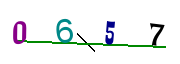
#> input picture test_images/1.png, 180 x 64 px
$ python -i Nke_AI.py   (imports and definitions only)
#> lines starting #> are read from the running program, lines starting #| are printed output that depends on the picture; after the words box and inside, x2 and y2 are one past the last pixel; in counts of white or black regions, pixels touching at a corner belong together
#> further down, picture is the input picture: shape (64, 180, 3); mean B, G, R 240.6, 240.2, 236.9
import numpy as np
import matplotlib.pyplot as plt
import cv2
import utils
from collections import Counter
from typing import List
import os

# ============ НАСТРОЙКИ ============
NUM_OF_IMAGES = 4

# ============ УЛУЧШЕННАЯ ОБРАБОТКА КАПЧ ============

def remove_lines_and_noise(img):
    """Удаление линий и шума с капчи"""

    # Конвертируем в оттенки серого
    gray = cv2.cvtColor(img, cv2.COLOR_BGR2GRAY)
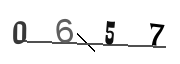
#> gray: shape (64, 180); min 0, max 255, mean 239.3

    # Инвертируем цвета (чтобы цифры были белыми на черном фоне)
    gray = cv2.bitwise_not(gray)
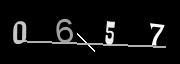
#> gray: shape (64, 180); min 0, max 255, mean 15.7

    # Медианный фильтр для удаления шума
    denoised = cv2.medianBlur(gray, 3)

    # Используем пороговую обработку для выделения цифр
    _, binary = cv2.threshold(denoised, 150, 255, cv2.THRESH_BINARY)
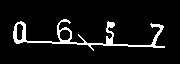
#> binary: shape (64, 180); 7.3% white; 1 white region, box (x1, y1, x2, y2) and area: (13, 19, 165, 51) 839

    # Удаляем маленькие объекты (шум)
    kernel = np.ones((2, 2), np.uint8)
    cleaned = cv2.morphologyEx(binary, cv2.MORPH_OPEN, kernel)
#> cleaned: shape (64, 180); 7% white; 2 white regions, box (x1, y1, x2, y2) and area: (14, 22, 166, 49) 785, (62, 20, 71, 24) 23
    cleaned = cv2.morphologyEx(cleaned, cv2.MORPH_CLOSE, kernel)
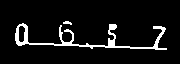
#> cleaned: shape (64, 180); 7% white; 2 white regions, box (x1, y1, x2, y2) and area: (15, 23, 167, 50) 788, (63, 21, 72, 25) 23

    return cleaned


def split_into_digits(img):
    """Разделение капчи на отдельные цифры"""
    h, w = img.shape
#> h = 64; w = 180
    digit_width = w // NUM_OF_IMAGES
#> digit_width = 45
    digits = []

    for i in range(NUM_OF_IMAGES):
        # Вырезаем цифру
        digit = img[:, i * digit_width:(i + 1) * digit_width]

        # Находим границы цифры
        contours, _ = cv2.findContours(digit, cv2.RETR_EXTERNAL, cv2.CHAIN_APPROX_SIMPLE)

        if contours:
            # Находим bounding box цифры
            x, y, dw, dh = cv2.boundingRect(max(contours, key=cv2.contourArea))

            # Добавляем отступы
            padding = 4
            x1 = max(0, x - padding)
            y1 = max(0, y - padding)
            x2 = min(digit.shape[1], x + dw + padding)
            y2 = min(digit.shape[0], y + dh + padding)

            # Вырезаем и центрируем
            digit = digit[y1:y2, x1:x2]

        # Изменяем размер до 28x28
        if digit.size > 0:
            digit = cv2.resize(digit, (28, 28))
        else:
            digit = np.zeros((28, 28))

        # Нормализуем
        digit = digit.astype(np.float32) / 255.0

        digits.append(digit)
#> this loop made 4 passes
#> (x, y, dw, dh, x1, y1, x2, y2) on passes 1 to 4: (15, 23, 30, 23, 11, 19, 45, 50), (0, 25, 45, 22, 0, 21, 45, 51), (0, 24, 45, 25, 0, 20, 45, 53), (0, 26, 32, 24, 0, 22, 36, 54)
#> pass 1, in split_into_digits, `digit = img[:, i * digit_width:(i + 1) * digit_width]`:
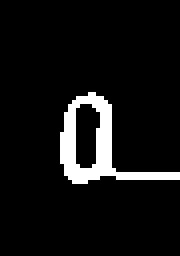
#> digit: shape (64, 45) (shown 4 times larger); 7.2% white; 1 white region, box (x1, y1, x2, y2) and area: (15, 23, 45, 46) 206
#> pass 1, in split_into_digits, `digit = cv2.resize(digit, (28, 28))`:
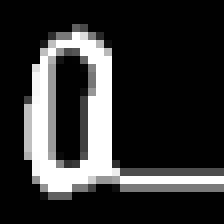
#> digit: shape (28, 28) (shown 8 times larger); min 0, max 255, mean 49.7
#> after the loop:
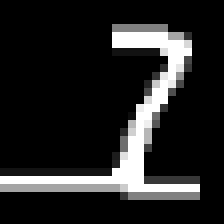
#> digit: shape (28, 28) float32 (shown 8 times larger); min 0, max 1, mean 0.145
#> after the loop, digits = 4 items

    return digits


def preprocess_captcha_complete(img):
    """Полная предобработка капчи"""
    # Удаляем линии и шум
    cleaned = remove_lines_and_noise(img)
    # Разделяем на цифры
    digits = split_into_digits(cleaned)
#> digits = 4 items
    return digits


# ============ НЕЙРОСЕТЬ ============

class NeuralNetwork:
    # [11 lines left out: function __init__, not called in this run]

    def sigmoid(self, x):
        return 1 / (1 + np.exp(-np.clip(x, -500, 500)))

    # [7 lines left out: function forward, not called in this run]

    def predict(self, X):
        output = self.forward(X)
        return np.argmax(output)

    # [312 lines left out: functions predict_with_confidence, train, solve_captcha, show_captcha_result, interactive_captcha_viewer, augment_data and 1 more, not called in this run]


# [2 lines not run here, left out]

>>> import cv2
>>> picture = cv2.imread('test_images/1.png')
>>> result = preprocess_captcha_complete(picture)
#> result = 4 items

$ run again, on test_images/13.png
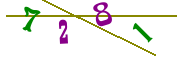
#> input picture test_images/13.png, 180 x 64 px
#> picture is the input picture: shape (64, 180, 3); mean B, G, R 234, 239.5, 240.4
#> in remove_lines_and_noise, `_, binary = cv2.threshold(denoised, 150, 255, cv2.THRESH_BINARY)`:
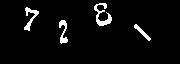
#> binary: shape (64, 180); 4.2% white; 4 white regions, box (x1, y1, x2, y2) and area: (94, 3, 112, 26) 173, (24, 7, 39, 31) 126, (59, 20, 68, 44) 109, (134, 24, 151, 41) 79
#> the loop in split_into_digits, `for i in range(NUM_OF_IMAGES):` made 4 passes
#> (contours, x, y, dw, dh, x1, y1, x2) on passes 1, 3, 4: (1 contour; box (x1, y1, x2, y2) and area: (26, 9, 41, 33) 90, 26, 9, 15, 24, 22, 5, 45), (1 contour; box (x1, y1, x2, y2) and area: (6, 5, 24, 28) 163, 6, 5, 18, 23, 2, 1, 28), (1 contour; box (x1, y1, x2, y2) and area: (1, 26, 18, 43) 60, 1, 26, 17, 17, 0, 22, 22)
#> after the loop in split_into_digits, `for i in range(NUM_OF_IMAGES):`:
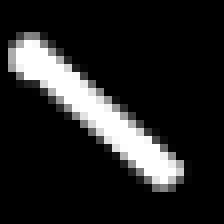
#> digit: shape (28, 28) float32 (shown 8 times larger); min 0, max 1, mean 0.144
#> after the loop in split_into_digits, `for i in range(NUM_OF_IMAGES):`: digits = 4 items

$ run again, on test_images/14.png
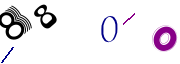
#> input picture test_images/14.png, 180 x 64 px
#> picture is the input picture: shape (64, 180, 3); mean B, G, R 237.1, 231.1, 235.6
#> in remove_lines_and_noise, `_, binary = cv2.threshold(denoised, 150, 255, cv2.THRESH_BINARY)`:
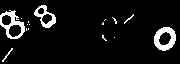
#> binary: shape (64, 180); 7.7% white; 16 white regions (11 under 20 px), largest, box (x1, y1, x2, y2) and area: (154, 27, 176, 51) 302, (0, 10, 25, 39) 293, (34, 5, 56, 28) 198, (2, 48, 13, 62) 28, (124, 14, 134, 24) 20
#> the loop in split_into_digits, `for i in range(NUM_OF_IMAGES):` made 4 passes
#> (contours, x, y, dw, dh, x1, y1, x2) on passes 2 to 3: (1 contour; box (x1, y1, x2, y2) and area: (0, 7, 13, 30) 93, 0, 7, 13, 23, 0, 3, 17), (4 contours, all with area under 20, 26, 21, 3, 5, 22, 17, 33)
#> after the loop in split_into_digits, `for i in range(NUM_OF_IMAGES):`:
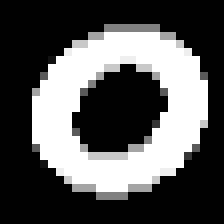
#> digit: shape (28, 28) float32 (shown 8 times larger); min 0, max 1, mean 0.338
#> after the loop in split_into_digits, `for i in range(NUM_OF_IMAGES):`: digits = 4 items
